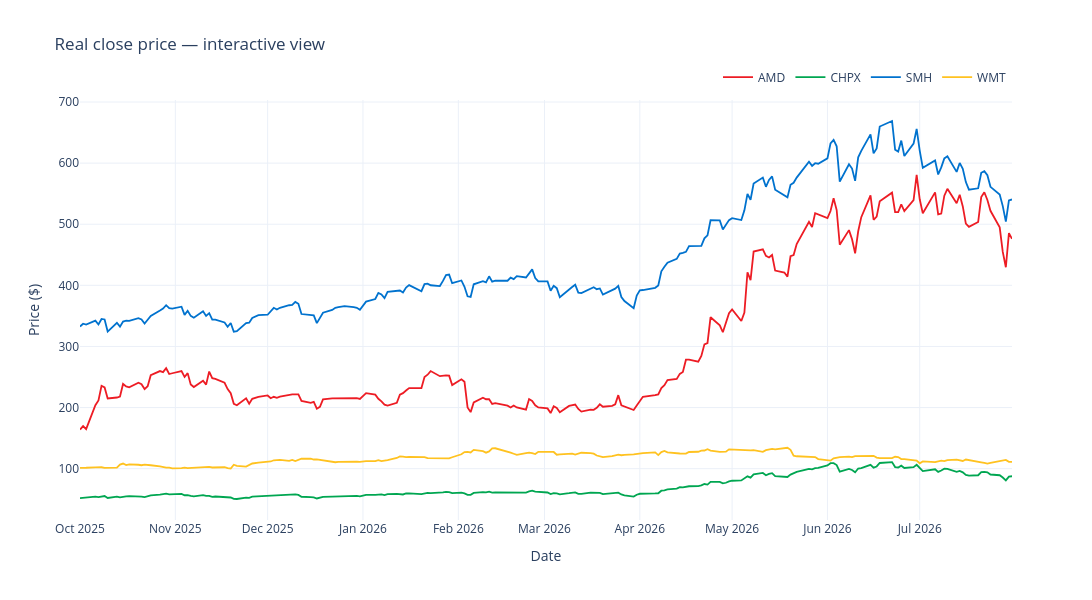

Write notebook code for a chart like this one.
### Markdown cell above
### 2.6 Interactive overview (Plotly)

### Code cell
fig = go.Figure()
for t in TICKERS:
    fig.add_trace(go.Scatter(x=close_df.index, y=close_df[t], mode="lines", name=t, line=dict(color=COLORS[t], width=1.8)))
fig.update_layout(title="Real close price — interactive view", xaxis_title="Date", yaxis_title="Price ($)",
                   template="plotly_white", width=1200, height=500, hovermode="x unified",
                   legend=dict(orientation="h", yanchor="bottom", y=1.02, xanchor="right", x=1))
fig.update_layout(width=1100, height=600)
fig.show()

### Figure 1 — Plotly figure (JSON) as saved in the notebook; plotly's stock layout.template omitted (floating-point values rounded to 4 significant figures; data arrays with more than 128 entries replaced by an {"elided": "..."} marker saying what was removed)
{"data": [{"line": {"color": "#ED1C24", "width": 1.8}, "mode": "lines", "name": "AMD", "type": "scatter", "x": {"elided": "209 str values"}, "y": {"elided": "209 float values"}}, {"line": {"color": "#00A651", "width": 1.8}, "mode": "lines", "name": "CHPX", "type": "scatter", "x": {"elided": "209 str values"}, "y": {"elided": "209 float values"}}, {"line": {"color": "#0072CE", "width": 1.8}, "mode": "lines", "name": "SMH", "type": "scatter", "x": {"elided": "209 str values"}, "y": {"elided": "209 float values"}}, {"line": {"color": "#FFC220", "width": 1.8}, "mode": "lines", "name": "WMT", "type": "scatter", "x": {"elided": "209 str values"}, "y": {"elided": "209 float values"}}], "layout": {"height": 600, "hovermode": "x unified", "legend": {"orientation": "h", "x": 1, "xanchor": "right", "y": 1.02, "yanchor": "bottom"}, "title": {"text": "Real close price — interactive view"}, "width": 1100, "xaxis": {"title": {"text": "Date"}}, "yaxis": {"title": {"text": "Price ($)"}}}}
